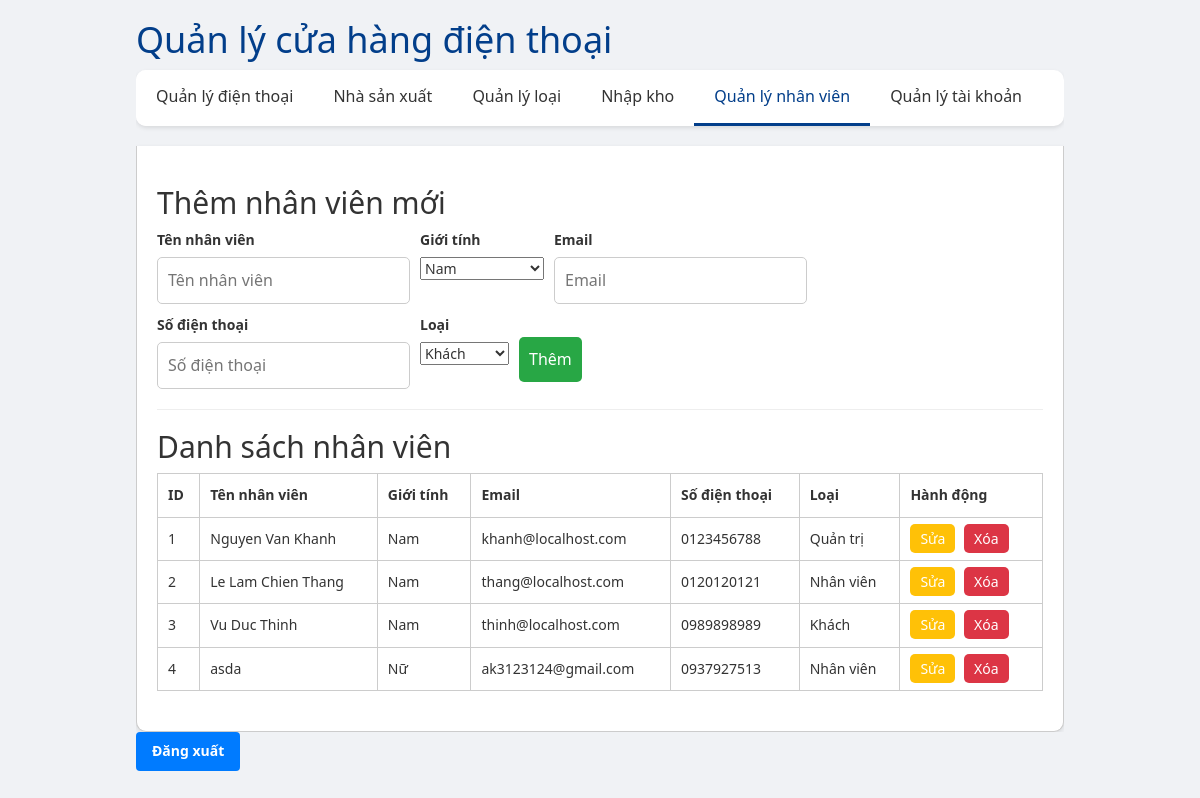
/admin/?page=staff (signed in), run on an earlier commit of the app's database.
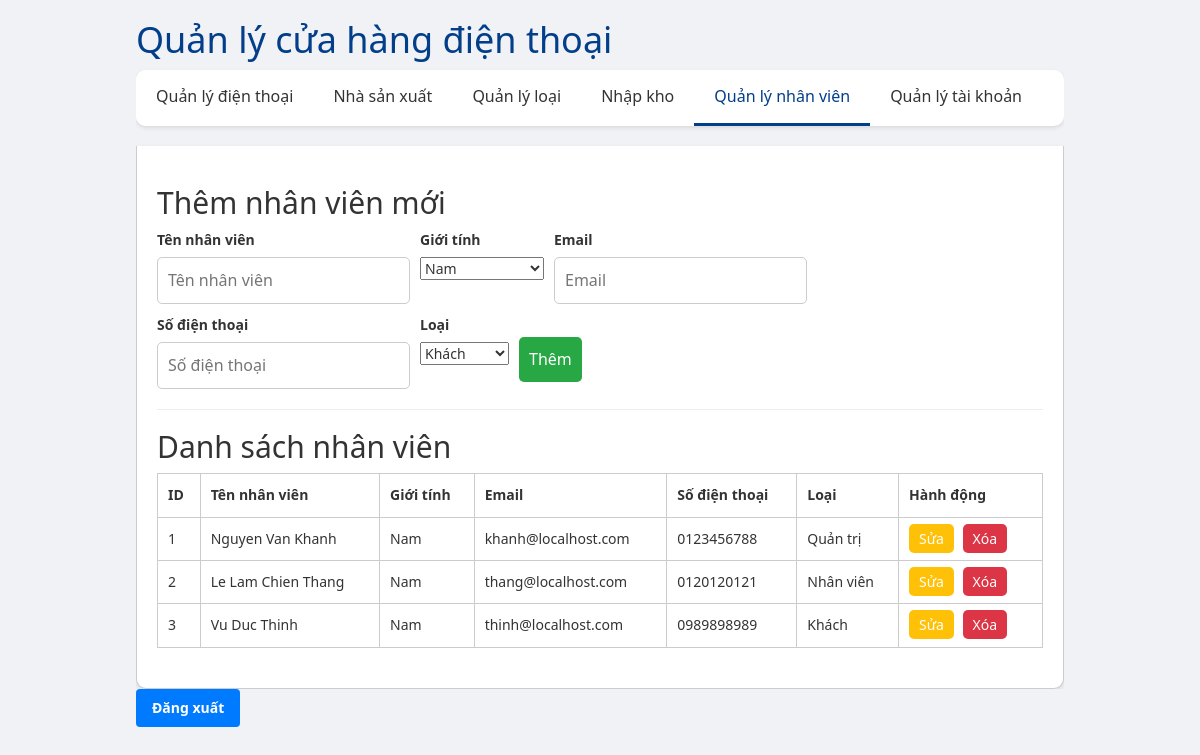
And on a later commit of the database.
### tables this page shows
CREATE TABLE `user` (
  `id` int(11) NOT NULL,
  `name` varchar(255) NOT NULL,
  `gender` int(11) NOT NULL DEFAULT 0,
  `email` varchar(255) NOT NULL,
  `phone` varchar(11) NOT NULL,
  `type` int(1) NOT NULL DEFAULT 0
);

### admin/pages/staff/index.php (the view, shortened to what this page needs)
<?php
include '../config/db.php';
?>
<head>
<link rel="stylesheet" href="/admin/pages/staff/styles.css">
</head>
<body>
    <main>
        <section class="add-account">
            <h2>Thêm nhân viên mới</h2>
            <form action="/admin/pages/staff/add.php" method="post">
                <div>
                    <label for="name">Tên nhân viên</label><br>
                    <input type="text" name="name" placeholder="Tên nhân viên" required>
                </div>
                <div>
                    <label for="gender">Giới tính</label><br>
                    <select name="gender">
                        <option value="0">Nam</option>
                    </select>
                </div>
                <div>
                    <label for="email">Email</label><br>
                    <input type="email" name="email" placeholder="Email" required>
                </div>
                <div>
                    <label for="phone">Số điện thoại</label><br>
                    <input type="text" name="phone" placeholder="Số điện thoại" required>
                </div>
                <div>
                    <label for="type">Loại</label><br>
                    <select name="type">
                        <option value="0">Khách</option>
                    </select>
                </div>
                <div>
                    <br>
                    <button type="submit">Thêm</button>
                </div>
            </form>
        </section>
        <hr>
        <section class="account-list">
            <h2>Danh sách nhân viên</h2>
            <table>
                <thead>
                    <tr>
                        <th>ID</th>
                        <th>Tên nhân viên</th>
                        <th>Giới tính</th>
                        <th>Email</th>
                        <th>Số điện thoại</th>
                        <th>Loại</th>
                        <th>Hành động</th>
                    </tr>
                </thead>
                <tbody>
                    <?php
                    $sql = "SELECT * FROM user order by id;";
                    $result = $conn->query($sql);
                    if ($result->num_rows > 0) {
                        while($row = $result->fetch_assoc()) {
                            echo "<tr>
                                <td>" . $row["id"] . "</td>
                                <td>" . $row["name"] . "</td>
                                <td>" . ($row["gender"] == "0" ? "Nam" : ($row["gender"] == "1" ? "Nữ" : "Không xác định")) . "</td>
                                <td>" . $row["email"] . "</td>
                                <td>" . $row["phone"] . "</td>
                                <td>" . ($row["type"] == "-1" ? "Quản trị" : ($row["type"] == "1" ? "Nhân viên" : "Khách")) . "</td>
                                <td class='actions'>
                                    <a href='/admin/?page=editStaff&id=" . $row["id"] . "' class='edit-btn'>Sửa</a>
                                    <a href='#' onclick=\"deleteSubmit('" . $row["id"] . "')\" class='delete-btn'>Xóa</a>
                                </td>
                            </tr>";
                        }
                    } else {
                        echo "<tr><td colspan='4'>Không có tài khoản nào</td></tr>";
                    }
                    ?>
                </tbody>
            </table>
        </section>
    </main>
</body>
</html>

What changed in the data, as far as the page shows it:
removed user: id "4", name "asda", gender "Nữ", email "ak3123124@gmail.com", phone "0937927513", type "Nhân viên"
